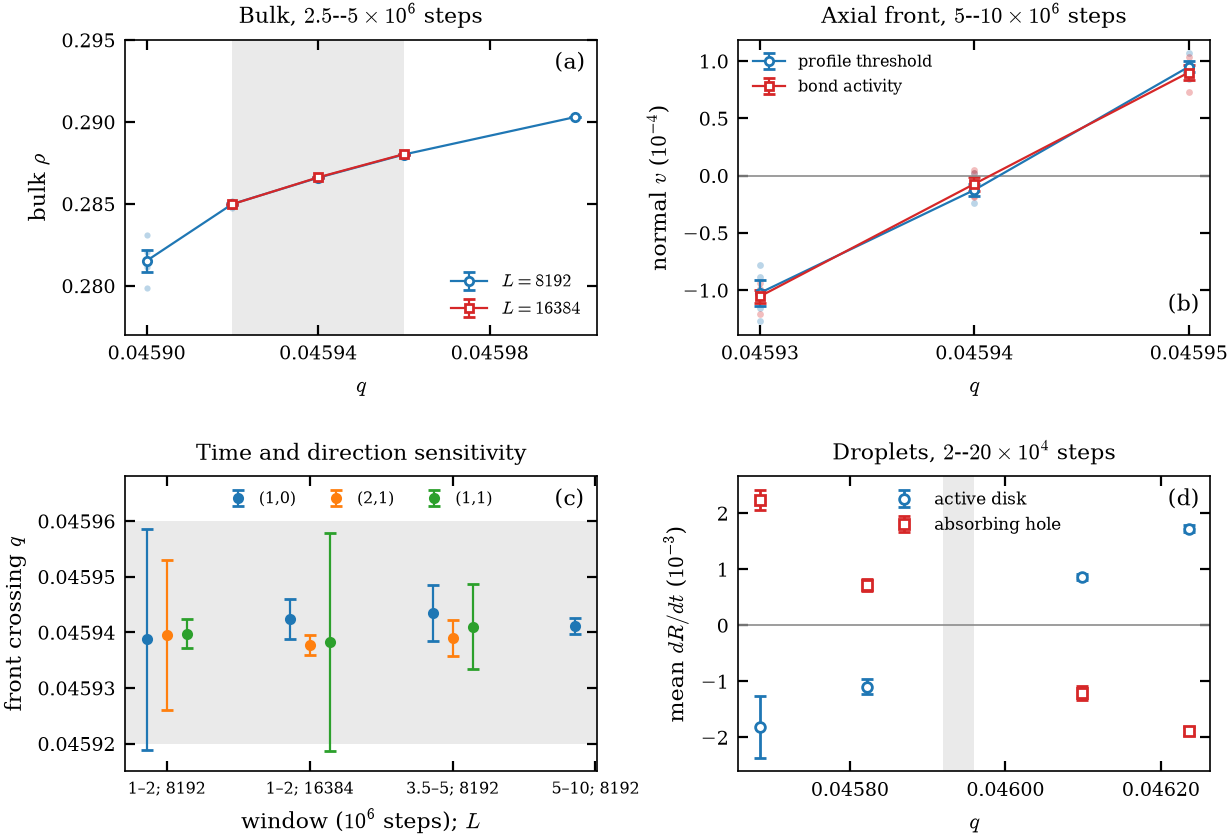

Reproduce this figure in Python.
"""Compact view of bulk activity, front reversal, and complementary droplets."""
import csv
from pathlib import Path

import matplotlib.pyplot as plt
from matplotlib.ticker import FormatStrFormatter, MaxNLocator
import numpy as np

from common import ROOT, PAGE, QSTAR05, QSTAR05_HALF_RANGE, label, save
from campaign.v2.analysis.io import provenance, write_json

RESULTS = Path(ROOT) / "campaign/v3/results/fronts_review"


def read_table(name):
    with (RESULTS / (name + ".csv")).open() as stream:
        return [{key: value if key in ("run", "normal", "observable", "kind", "estimator", "eligible")
                 else float(value) for key, value in row.items()} for row in csv.DictReader(stream)]


def shade_reference(ax, horizontal=False):
    span = ax.axhspan if horizontal else ax.axvspan
    span(QSTAR05 - QSTAR05_HALF_RANGE, QSTAR05 + QSTAR05_HALF_RANGE,
         color=".8", alpha=.4, lw=0, zorder=-5)


def main():
    bulk = read_table("bulk_summary")
    bulk_runs = read_table("bulk_runs")
    points = read_table("front_points")
    runs = read_table("front_runs")
    crossings = read_table("front_crossings")
    droplets = read_table("droplet_summary")
    fig, axes = plt.subplots(2, 2, figsize=(PAGE, 4.75),
                             gridspec_kw=dict(wspace=.30, hspace=.48))
    ax = axes[0, 0]
    for length, color, marker in ((8192, "C0", "o"), (16384, "C3", "s")):
        rows = sorted((r for r in bulk if r["L"] == length), key=lambda r: r["q"])
        individuals = [r for r in bulk_runs if r["L"] == length]
        ax.scatter([r["q"] for r in individuals], [r["mean"] for r in individuals],
                   s=5, color=color, alpha=.3, linewidths=0)
        ax.errorbar([r["q"] for r in rows], [r["mean"] for r in rows],
                    [r["sem"] for r in rows], fmt=marker + "-", lw=.8,
                    mfc="white", color=color, ms=3, capsize=2, label=f"$L={length}$")
    shade_reference(ax)
    ax.set(xlabel="$q$", ylabel=r"bulk $\rho$", ylim=(.277, .295),
           title=r"Bulk, $2.5$--$5\times10^6$ steps")
    ax.legend(loc="lower right")

    ax = axes[0, 1]
    for observable, color, marker, name in (("envelope", "C0", "o", "profile threshold"),
                                          ("bond_activity", "C3", "s", "bond activity")):
        def select(row):
            return (row["L"] == 8192 and row["T"] == 1e7 and row["normal"] == "1-0"
                    and row["start"] == 5e6 and row["end"] == 1e7 and row["observable"] == observable)
        rows = sorted((r for r in points if select(r)), key=lambda r: r["q"])
        individuals = [r for r in runs if select(r)]
        ax.scatter([r["q"] for r in individuals], [r["v"] * 1e4 for r in individuals],
                   s=6, color=color, alpha=.3, linewidths=0)
        ax.errorbar([r["q"] for r in rows], [r["mean"] * 1e4 for r in rows],
                    [r["sem"] * 1e4 for r in rows], fmt=marker + "-", ms=3,
                    mfc="white", color=color, lw=.8, capsize=2, label=name)
    ax.axhline(0, color=".55", lw=.6)
    ax.set(xlabel="$q$", ylabel=r"normal $v$ ($10^{-4}$)",
           title=r"Axial front, $5$--$10\times10^6$ steps")
    ax.legend(loc="upper left", fontsize=5.8)

    ax = axes[1, 0]
    choices = ((8192, 2e6, 1e6, 2e6), (16384, 2e6, 1e6, 2e6),
               (8192, 5e6, 3.5e6, 5e6), (8192, 1e7, 5e6, 1e7))
    for normal, color, offset in (("1-0", "C0", -.14), ("2-1", "C1", 0), ("1-1", "C2", .14)):
        for i, choice in enumerate(choices):
            rows = [r for r in crossings if (r["L"], r["T"], r["start"], r["end"]) == choice
                    and r["normal"] == normal and r["observable"] == "envelope"]
            for row in rows:
                ax.errorbar(i + offset, row["estimate"],
                            [[row["estimate"] - row["low"]], [row["high"] - row["estimate"]]],
                            fmt="o", ms=3, color=color, capsize=2, lw=.8,
                            label=f"({normal.replace('-', ',')})" if i == 0 else None)
    shade_reference(ax, horizontal=True)
    ax.set(xticks=range(4), xticklabels=["1–2; 8192", "1–2; 16384", "3.5–5; 8192", "5–10; 8192"],
           xlabel=r"window ($10^6$ steps); $L$", ylabel=r"front crossing $q$",
           title="Time and direction sensitivity", ylim=(.045915, .045968))
    ax.tick_params(axis="x", labelsize=5.9)
    ax.yaxis.set_major_formatter(FormatStrFormatter("%.5f"))
    ax.legend(loc="upper center", ncol=3, fontsize=5.8, handlelength=1)

    ax = axes[1, 1]
    for kind, color, marker in (("disk", "C0", "o"), ("hole", "C3", "s")):
        rows = sorted((r for r in droplets if r["kind"] == kind and r["estimator"] == "trimmed_clipped"),
                      key=lambda r: r["q"])
        ax.errorbar([r["q"] for r in rows], [r["mean"] * 1000 for r in rows],
                    [r["sem"] * 1000 for r in rows], fmt=marker, color=color,
                    mfc="white", ms=3.5, capsize=2,
                    label="active disk" if kind == "disk" else "absorbing hole")
    shade_reference(ax)
    ax.axhline(0, color=".55", lw=.6)
    ax.set(xlabel="$q$", ylabel=r"mean $dR/dt$ ($10^{-3}$)",
           title=r"Droplets, $2$--$20\times10^4$ steps")
    ax.legend(loc="upper center", fontsize=6)
    for ax in (axes[0, 0], axes[0, 1], axes[1, 1]):
        ax.xaxis.set_major_formatter(FormatStrFormatter("%.5f"))
        ax.xaxis.set_major_locator(MaxNLocator(4))
    axes[0, 1].set_xticks([.04593, .04594, .04595])
    axes[0, 0].set_xticks([.04590, .04594, .04598])
    for ax, letter in zip(axes.flat, "abcd"):
        label(ax, f"({letter})", x=.91, y=.14 if letter == "b" else .96)
    save(fig, "fig_flagship")
    sources = [Path(__file__), Path(__file__).with_name("common.py"),
               Path(ROOT) / "campaign/v2/results/coexistence_reference.json"]
    sources += [RESULTS / (name + ".csv") for name in
                ("bulk_summary", "bulk_runs", "front_points", "front_runs",
                 "front_crossings", "droplet_summary")]
    hashes = provenance(sources)
    for item in hashes:
        item["path"] = str(Path(item["path"]).relative_to(ROOT))
    write_json(RESULTS / "fig_flagship_provenance.json", dict(inputs=hashes))


if __name__ == "__main__":
    main()
